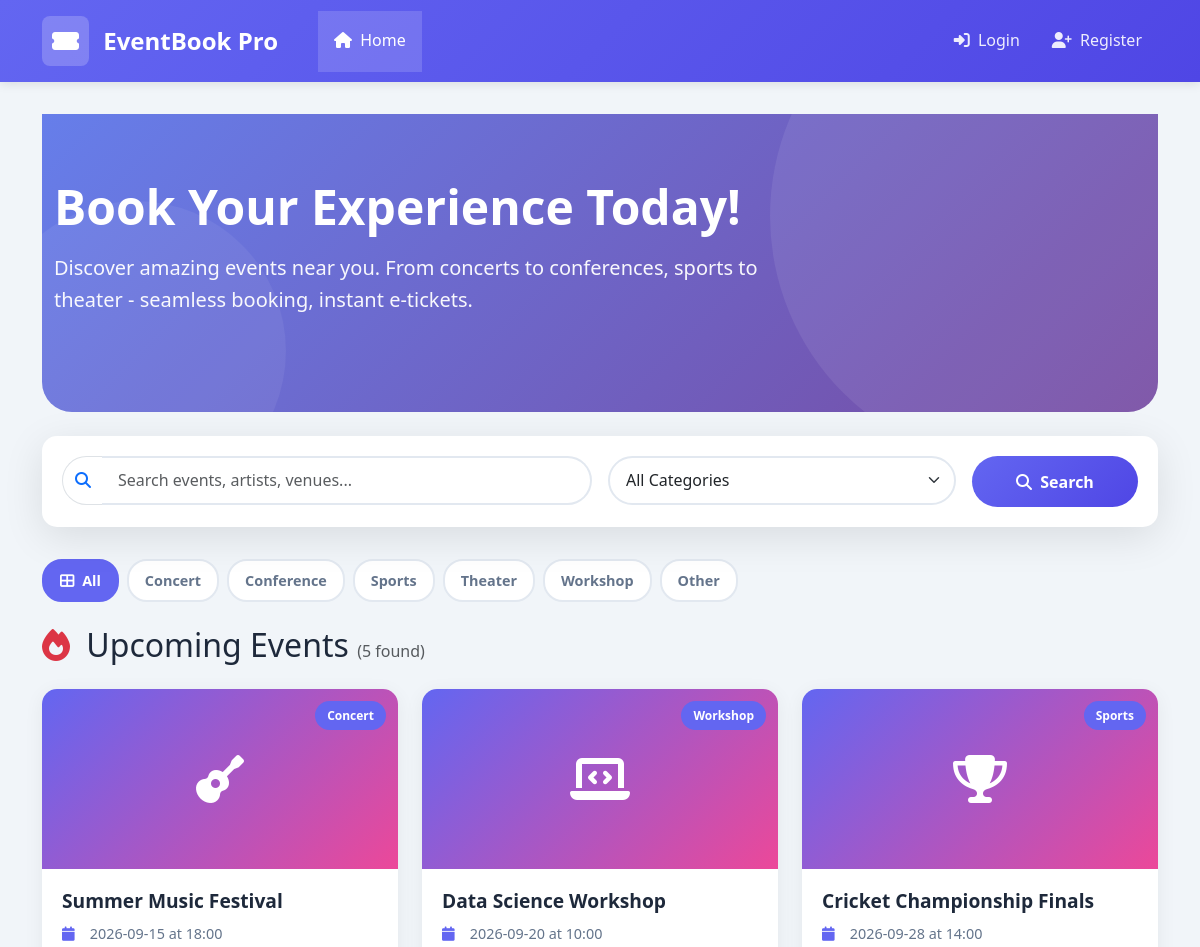
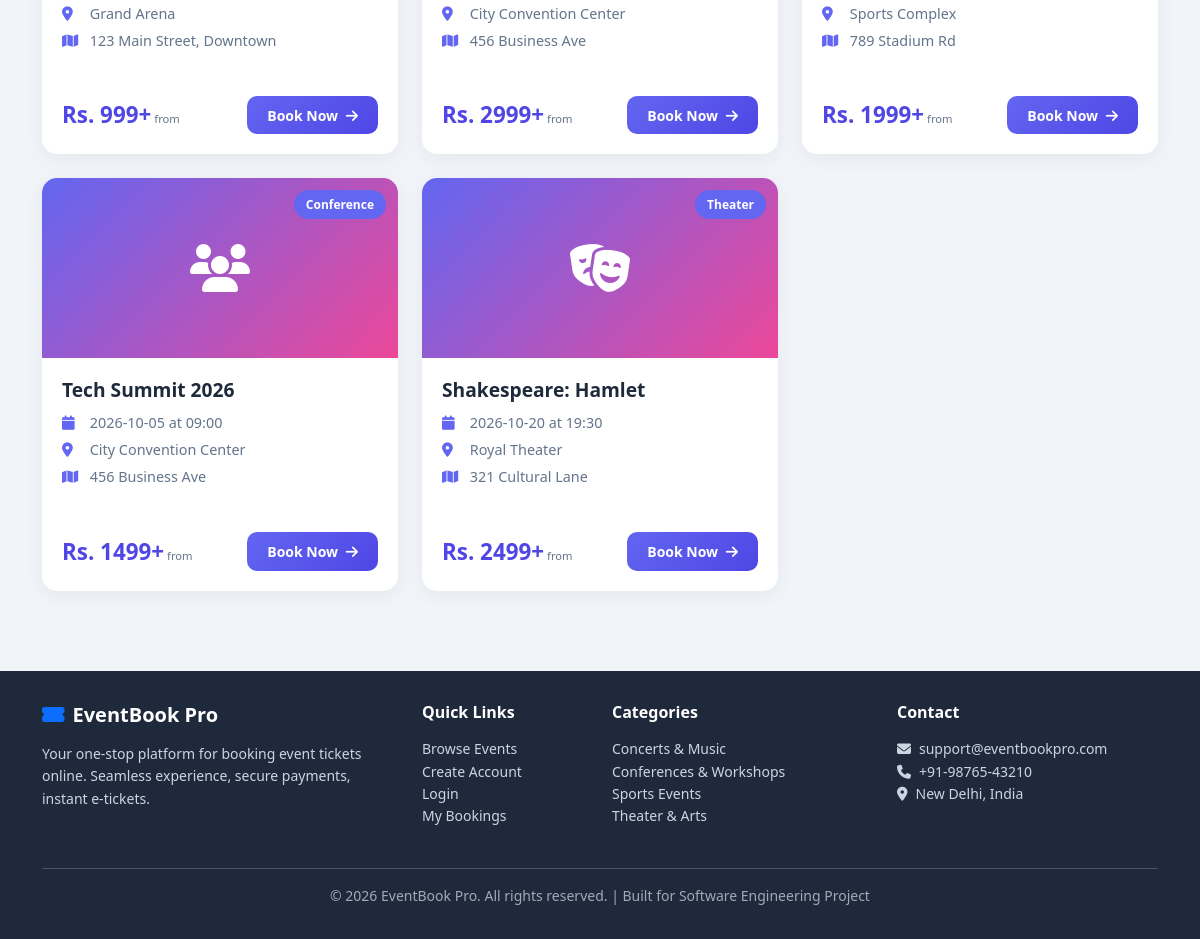
The page / on the database its author committed (2 pictures, top to bottom).
### tables this page shows
CREATE TABLE EVENT (
    event_id INTEGER PRIMARY KEY AUTOINCREMENT,
    event_name TEXT NOT NULL,
    event_date DATE NOT NULL,
    event_time TIME NOT NULL,
    description TEXT DEFAULT '',
    category TEXT NOT NULL DEFAULT 'Other',
    event_status TEXT NOT NULL DEFAULT 'Draft',
    banner_image TEXT DEFAULT '',
    venue_id INTEGER NOT NULL,
    created_at DATETIME DEFAULT CURRENT_TIMESTAMP,
    CONSTRAINT CHK_EVENT_STATUS CHECK (event_status IN ('Draft','Published','Sold Out','Completed','Cancelled')),
    CONSTRAINT CHK_EVENT_CATEGORY CHECK (category IN ('Concert','Conference','Sports','Theater','Workshop','Other')),
    CONSTRAINT FK_EVENT_VENUE FOREIGN KEY (venue_id) REFERENCES VENUE(venue_id) ON DELETE RESTRICT ON UPDATE CASCADE
);

CREATE TABLE VENUE (
    venue_id INTEGER PRIMARY KEY AUTOINCREMENT,
    venue_name TEXT NOT NULL,
    address TEXT NOT NULL,
    total_capacity INTEGER NOT NULL CHECK (total_capacity > 0),
    amenities TEXT DEFAULT '',
    created_at DATETIME DEFAULT CURRENT_TIMESTAMP,
    CONSTRAINT CHK_VENUE_CAPACITY CHECK (total_capacity > 0)
);

### app.py (the view)
@app.route('/')
def home():
    category = request.args.get('category', '')
    search = request.args.get('search', '')
    query = 'SELECT e.*, v.venue_name, v.address FROM EVENT e JOIN VENUE v ON e.venue_id = v.venue_id WHERE e.event_status = ?'
    args = ['Published']
    if category:
        query += ' AND e.category = ?'
        args.append(category)
    if search:
        query += ' AND (e.event_name LIKE ? OR e.description LIKE ?)'
        args.extend([f'%{search}%', f'%{search}%'])
    query += ' ORDER BY e.event_date ASC'
    events = query_db(query, args)
    categories = ['Concert', 'Conference', 'Sports', 'Theater', 'Workshop', 'Other']
    return render_template('home.html', events=events, categories=categories, selected_cat=category, search=search, user=current_user())

### app.py (called while the page is built)
def get_db():
    conn = sqlite3.connect(DB_PATH)
    conn.row_factory = sqlite3.Row
    conn.execute('PRAGMA foreign_keys = ON')
    return conn

def query_db(query, args=(), one=False):
    conn = get_db()
    cur = conn.execute(query, args)
    rv = cur.fetchall()
    conn.commit()
    conn.close()
    return (rv[0] if rv else None) if one else rv

def current_user():
    if 'user_id' in session:
        return query_db('SELECT * FROM CUSTOMER WHERE customer_id=?', (session['user_id'],), one=True)
    return None

### templates/home.html (shortened to what this page needs)
{% extends 'base.html' %}
{% block content %}
<div class="hero-section mb-4">
    <div class="container">
        <div class="row align-items-center">
            <div class="col-lg-8">
                <h1 class="hero-title">Book Your Experience Today!</h1>
                <p class="hero-subtitle">Discover amazing events near you. From concerts to conferences, sports to theater - seamless booking, instant e-tickets.</p>
            </div>
        </div>
    </div>
</div>
<div class="search-box">
    <form method="GET" action="{{ url_for('home') }}" class="row g-3">
        <div class="col-md-6">
            <div class="input-group">
                <span class="input-group-text bg-white border-end-0 rounded-start-pill"><i class="fas fa-search text-primary"></i></span>
                <input type="text" class="form-control border-start-0 rounded-end-pill" name="search" placeholder="Search events, artists, venues..." value="{{ search }}">
            </div>
        </div>
        <div class="col-md-4">
            <select name="category" class="form-select rounded-pill">
                <option value="">All Categories</option>
            </select>
        </div>
        <div class="col-md-2">
            <button type="submit" class="btn btn-primary w-100 rounded-pill btn-lg">
                <i class="fas fa-search me-1"></i> Search
            </button>
        </div>
    </form>
</div>
<div class="category-chips">
    <a href="{{ url_for('home', search=search) }}" class="chip {% if not selected_cat %}active{% endif %}"><i class="fas fa-th-large me-1"></i> All</a>
    {% for cat in categories %}
    <a href="{{ url_for('home', category=cat, search=search) }}" class="chip {% if selected_cat == cat %}active{% endif %}">{{ cat }}</a>
    {% endfor %}
</div>
<h2 class="mb-4">
    <i class="fas fa-fire text-danger me-2"></i>
    {% if selected_cat %}{{ selected_cat }} Events{% elif search %}Results for "{{ search }}"{% else %}Upcoming Events{% endif %}
    <small class="text-muted fs-6">({{ events|length }} found)</small>
</h2>
{% if events %}
<div class="row g-4">
    {% for ev in events %}
    <div class="col-lg-4 col-md-6">
        <div class="card event-card h-100">
            <div class="event-image">
                {% if ev.category == 'Concert' %}<i class="fas fa-guitar"></i>
                {% elif ev.category == 'Conference' %}<i class="fas fa-users"></i>
                {% elif ev.category == 'Sports' %}<i class="fas fa-trophy"></i>
                {% elif ev.category == 'Theater' %}<i class="fas fa-theater-masks"></i>
                {% elif ev.category == 'Workshop' %}<i class="fas fa-laptop-code"></i>
                {% else %}<i class="fas fa-calendar-star"></i>
                {% endif %}
                <span class="event-badge badge-category">{{ ev.category }}</span>
            </div>
            <div class="event-content">
                <h3 class="event-title">{{ ev.event_name }}</h3>
                <div class="event-info"><i class="fas fa-calendar"></i> {{ ev.event_date }} at {{ ev.event_time[:5] }}</div>
                <div class="event-info"><i class="fas fa-map-marker-alt"></i> {{ ev.venue_name }}</div>
                <div class="event-info"><i class="fas fa-map"></i> {{ ev.address[:50] }}</div>
                <div class="event-footer">
                    <div>
                        <div class="price-tag">Rs. {{ '%0.0f' % (ev.event_id * 500 + 499) }}+<small> from</small></div>
                    </div>
                    <a href="{{ url_for('event_detail', event_id=ev.event_id) }}" class="btn btn-primary btn-sm">
                        Book Now <i class="fas fa-arrow-right ms-1"></i>
                    </a>
                </div>
            </div>
        </div>
    </div>
    {% endfor %}
</div>
{% endif %}
{% endblock %}

### templates/base.html (shortened to what this page needs)
<!DOCTYPE html>
<html lang="en">
<head>
    <link href="https://cdn.jsdelivr.net/npm/bootstrap@5.3.0/dist/css/bootstrap.min.css" rel="stylesheet">
    <link href="https://cdnjs.cloudflare.com/ajax/libs/font-awesome/6.4.0/css/all.min.css" rel="stylesheet">
    <link rel="stylesheet" href="{{ url_for('static', filename='css/style.css') }}">
</head>
<body>
    <nav class="navbar navbar-expand-lg">
        <div class="container">
            <a class="navbar-brand" href="{{ url_for('home') }}">
                <span class="logo-icon"><i class="fas fa-ticket-alt"></i></span>
                EventBook Pro
            </a>
            <div class="collapse navbar-collapse" id="navbarNav">
                <ul class="navbar-nav me-auto ms-lg-4">
                    <li class="nav-item">
                        <a class="nav-link {{ 'active' if request.endpoint == 'home' }}" href="{{ url_for('home') }}">
                            <i class="fas fa-home me-1"></i> Home
                        </a>
                    </li>
                </ul>
                <ul class="navbar-nav align-items-center">
                    {% if user %}
                        <li class="nav-item">
                            <span class="user-badge">
                                <i class="fas fa-user-circle me-1"></i>
                                {{ user['full_name'][:15] }}{% if user['full_name']|length > 15 %}...{% endif %}
                                {% if user['user_role'] == 'Admin' %}<small class="opacity-75"> (Admin)</small>{% endif %}
                            </span>
                        </li>
                        <li class="nav-item">
                            <a class="nav-link" href="{{ url_for('profile') }}">
                                <i class="fas fa-cog"></i>
                            </a>
                        </li>
                        <li class="nav-item">
                            <a class="nav-link" href="{{ url_for('logout') }}" title="Logout">
                                <i class="fas fa-sign-out-alt"></i>
                            </a>
                        </li>
                    {% else %}
                        <li class="nav-item">
                            <a class="nav-link" href="{{ url_for('login') }}">
                                <i class="fas fa-sign-in-alt me-1"></i> Login
                            </a>
                        </li>
                        <li class="nav-item">
                            <a class="nav-link" href="{{ url_for('register') }}">
                                <i class="fas fa-user-plus me-1"></i> Register
                            </a>
                        </li>
                    {% endif %}
                </ul>
            </div>
        </div>
    </nav>
    <main>
        <div class="container">
            {% block content %}{% endblock %}
        </div>
    </main>
    <footer>
        <div class="container">
            <div class="row g-4">
                <div class="col-md-4">
                    <h5 class="footer-title"><i class="fas fa-ticket-alt text-primary me-2"></i>EventBook Pro</h5>
                    <p class="small">Your one-stop platform for booking event tickets online. Seamless experience, secure payments, instant e-tickets.</p>
                </div>
                <div class="col-md-2">
                    <h6 class="footer-title">Quick Links</h6>
                    <ul class="list-unstyled small">
                        <li><a href="{{ url_for('home') }}">Browse Events</a></li>
                        <li><a href="{{ url_for('register') }}">Create Account</a></li>
                        <li><a href="{{ url_for('login') }}">Login</a></li>
                        <li><a href="{{ url_for('my_bookings') }}">My Bookings</a></li>
                    </ul>
                </div>
                <div class="col-md-3">
                    <h6 class="footer-title">Categories</h6>
                    <ul class="list-unstyled small">
                        <li>Concerts & Music</li>
                        <li>Conferences & Workshops</li>
                        <li>Sports Events</li>
                        <li>Theater & Arts</li>
                    </ul>
                </div>
                <div class="col-md-3">
                    <h6 class="footer-title">Contact</h6>
                    <ul class="list-unstyled small">
                        <li><i class="fas fa-envelope me-2"></i>support@eventbookpro.com</li>
                        <li><i class="fas fa-phone me-2"></i>+91-98765-43210</li>
                        <li><i class="fas fa-map-marker-alt me-2"></i>New Delhi, India</li>
                    </ul>
                </div>
            </div>
            <hr class="mt-4 mb-3 opacity-25">
            <div class="text-center small opacity-75">
                <p>&copy; 2026 EventBook Pro. All rights reserved. | Built for Software Engineering Project</p>
            </div>
        </div>
    </footer>
</body>
</html>

### static/css/style.css (style rules this page uses)
:root { --primary: #6366f1; --primary-dark: #4f46e5; --secondary: #ec4899; --success: #10b981; --warning: #f59e0b; --danger: #ef4444; --info: #3b82f6; --dark: #1e293b; --light: #f8fafc; --gray: #64748b; }
* { box-sizing: border-box; margin: 0; padding: 0; }
body { font-family: 'Segoe UI', Tahoma, Geneva, Verdana, sans-serif; background: #f1f5f9; color: var(--dark); line-height: 1.6; min-height: 100vh; display: flex; flex-direction: column; }
a { color: var(--primary); text-decoration: none; }
.navbar { background: linear-gradient(135deg, var(--primary) 0%, var(--primary-dark) 100%); box-shadow: 0 2px 10px rgba(0,0,0,0.1); padding: 0; position: sticky; top: 0; z-index: 100; }
.navbar-brand { color: #fff !important; font-weight: 800; font-size: 1.5rem; padding: 1rem 0; }
.navbar-brand .logo-icon { background: rgba(255,255,255,0.2); padding: 6px 10px; border-radius: 8px; margin-right: 8px; display: inline-block; }
.nav-link { color: rgba(255,255,255,0.9) !important; padding: 1.1rem 1rem !important; font-weight: 500; transition: all 0.2s; }
.nav-link:hover, .nav-link.active { background: rgba(255,255,255,0.15); color: #fff !important; }
main { flex: 1; padding: 2rem 0; }
.hero-section { background: linear-gradient(135deg, #667eea 0%, #764ba2 100%); color: #fff; padding: 4rem 0; margin-bottom: 2rem; border-radius: 0 0 30px 30px; position: relative; overflow: hidden; }
.hero-section::before { content: ''; position: absolute; top: -50%; right: -10%; width: 500px; height: 500px; background: rgba(255,255,255,0.08); border-radius: 50%; }
.hero-section::after { content: ''; position: absolute; bottom: -30%; left: -5%; width: 300px; height: 300px; background: rgba(255,255,255,0.06); border-radius: 50%; }
.hero-title { font-size: 3rem; font-weight: 800; margin-bottom: 1rem; position: relative; }
.hero-subtitle { font-size: 1.25rem; opacity: 0.95; margin-bottom: 2rem; position: relative; }
.search-box { background: #fff; border-radius: 15px; padding: 1.25rem; box-shadow: 0 10px 40px rgba(0,0,0,0.1); margin-bottom: 2rem; position: relative; z-index: 10; }
.card { border: none; border-radius: 15px; box-shadow: 0 4px 20px rgba(0,0,0,0.06); transition: all 0.3s ease; overflow: hidden; margin-bottom: 1.5rem; }
.event-card { position: relative; display: flex; flex-direction: column; height: 100%; }
.event-image { width: 100%; height: 180px; object-fit: cover; background: linear-gradient(135deg, var(--primary), var(--secondary)); display: flex; align-items: center; justify-content: center; font-size: 3rem; color: #fff; }
.event-badge { position: absolute; top: 12px; right: 12px; padding: 5px 12px; border-radius: 20px; font-size: 0.75rem; font-weight: 700; z-index: 5; }
.badge-category { background: var(--primary); color: #fff; }
.event-content { padding: 1.25rem; flex: 1; display: flex; flex-direction: column; }
.event-title { font-size: 1.2rem; font-weight: 700; margin-bottom: 0.5rem; color: var(--dark); line-height: 1.3; }
.event-info { font-size: 0.9rem; color: var(--gray); margin-bottom: 0.25rem; }
.event-info i { width: 18px; color: var(--primary); margin-right: 6px; }
.event-footer { margin-top: auto; padding-top: 1rem; display: flex; justify-content: space-between; align-items: center; }
.price-tag { font-size: 1.4rem; font-weight: 800; color: var(--primary-dark); }
.price-tag small { font-size: 0.7rem; color: var(--gray); font-weight: 500; }
.btn { border-radius: 10px; padding: 0.55rem 1.25rem; font-weight: 600; border: none; transition: all 0.2s; }
.btn-primary { background: linear-gradient(135deg, var(--primary) 0%, var(--primary-dark) 100%); }
.btn-lg { padding: 0.85rem 1.75rem; font-size: 1rem; border-radius: 12px; }
.form-control, .form-select { border-radius: 10px; border: 2px solid #e2e8f0; padding: 0.65rem 1rem; transition: all 0.2s; }
.category-chips { display: flex; flex-wrap: wrap; gap: 0.5rem; margin-bottom: 1.5rem; }
.chip { padding: 0.5rem 1rem; border-radius: 20px; background: #fff; border: 2px solid #e2e8f0; font-weight: 600; color: var(--gray); cursor: pointer; transition: all 0.2s; font-size: 0.9rem; }
.chip.active { background: var(--primary); color: #fff; border-color: var(--primary); }
footer { background: var(--dark); color: #cbd5e1; padding: 2rem 0 1rem; margin-top: 3rem; }
footer a { color: #cbd5e1; }
.footer-title { color: #fff; font-weight: 700; margin-bottom: 1rem; }

### rows shown on the page
EVENT: category "Concert", event_name "Summer Music Festival", event_date "2026-09-15", event_time "18:00", venue_name "Grand Arena", address "123 Main Street, Downtown", event_id "999"
EVENT: category "Workshop", event_name "Data Science Workshop", event_date "2026-09-20", event_time "10:00", venue_name "City Convention Center", address "456 Business Ave", event_id "2999"
EVENT: category "Sports", event_name "Cricket Championship Finals", event_date "2026-09-28", event_time "14:00", venue_name "Sports Complex", address "789 Stadium Rd", event_id "1999"
EVENT: category "Conference", event_name "Tech Summit 2026", event_date "2026-10-05", event_time "09:00", venue_name "City Convention Center", address "456 Business Ave", event_id "1499"
EVENT: category "Theater", event_name "Shakespeare: Hamlet", event_date "2026-10-20", event_time "19:30", venue_name "Royal Theater", address "321 Cultural Lane", event_id "2499"

### other values the page prints
{{ cat }} "Concert" "Conference" "Sports" "Theater" "Workshop" "Other"
{{ events|length }} "5"
